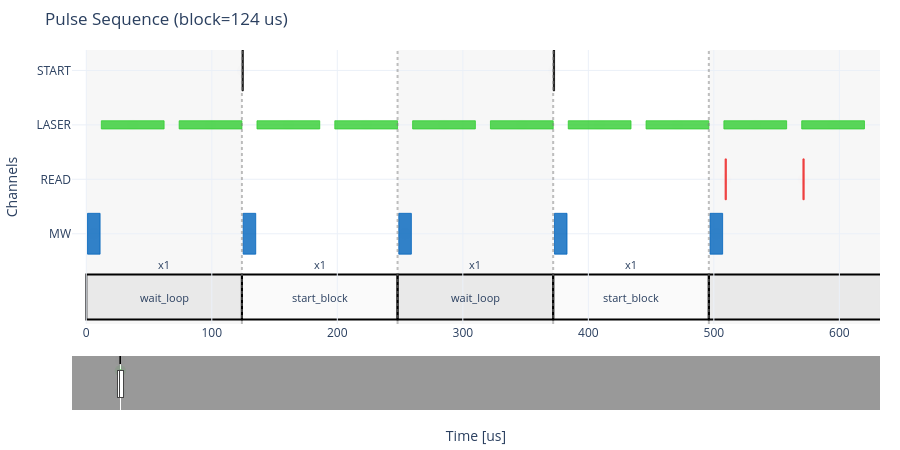

The notebook cell this image was saved under:
### Markdown cell above
## Render Sequence

Set `ps_step` to choose which sequence file to visualize.

### Code cell
ps_step = 0
yaml_path = get_sequence_path(ps_step)

pulses_df, blocks_df, block_duration = load_blocks(yaml_path, expand_repeats=False)

fig = plot_sequence(
    pulses_df,
    blocks_df,
    y_gap=0.4,
    amp_scale=0.3,
    alpha=0.8,
    block_duration=block_duration,
)

if fig is not None:
    fig = add_blocks_lane_to_sequence_figure(
        fig,
        blocks_df[["start", "end", "block", "repeat"]],
        amp_scale=0.6,
    )
    fig.show()

### Figure 1 — Plotly figure (JSON) as saved in the notebook; plotly's stock layout.template omitted (floating-point values rounded to 4 significant figures)
{"data": [{"fill": "toself", "fillcolor": "rgba(0,0,0,0.8)", "hoverinfo": "skip", "line": {"color": "rgba(0,0,0,0.8)", "width": 1}, "mode": "lines", "showlegend": false, "x": [124.1, 125.1, 125.1, 124.1, 124.1], "y": [1.05, 1.05, 1.35, 1.35, 1.05], "type": "scatter"}, {"fill": "toself", "fillcolor": "rgba(0,0,0,0.8)", "hoverinfo": "skip", "line": {"color": "rgba(0,0,0,0.8)", "width": 1}, "mode": "lines", "showlegend": false, "x": [372.1, 373.1, 373.1, 372.1, 372.1], "y": [1.05, 1.05, 1.35, 1.35, 1.05], "type": "scatter"}, {"fill": "toself", "fillcolor": "rgba(50,205,50,0.8)", "hoverinfo": "skip", "line": {"color": "rgba(50,205,50,0.8)", "width": 1}, "mode": "lines", "showlegend": false, "x": [12.0, 62.0, 62.0, 12.0, 12.0], "y": [0.77, 0.77, 0.83, 0.83, 0.77], "type": "scatter"}, {"fill": "toself", "fillcolor": "rgba(50,205,50,0.8)", "hoverinfo": "skip", "line": {"color": "rgba(50,205,50,0.8)", "width": 1}, "mode": "lines", "showlegend": false, "x": [74.0, 124.0, 124.0, 74.0, 74.0], "y": [0.77, 0.77, 0.83, 0.83, 0.77], "type": "scatter"}, {"fill": "toself", "fillcolor": "rgba(50,205,50,0.8)", "hoverinfo": "skip", "line": {"color": "rgba(50,205,50,0.8)", "width": 1}, "mode": "lines", "showlegend": false, "x": [136.0, 186.0, 186.0, 136.0, 136.0], "y": [0.77, 0.77, 0.83, 0.83, 0.77], "type": "scatter"}, {"fill": "toself", "fillcolor": "rgba(50,205,50,0.8)", "hoverinfo": "skip", "line": {"color": "rgba(50,205,50,0.8)", "width": 1}, "mode": "lines", "showlegend": false, "x": [198.0, 248.0, 248.0, 198.0, 198.0], "y": [0.77, 0.77, 0.83, 0.83, 0.77], "type": "scatter"}, {"fill": "toself", "fillcolor": "rgba(50,205,50,0.8)", "hoverinfo": "skip", "line": {"color": "rgba(50,205,50,0.8)", "width": 1}, "mode": "lines", "showlegend": false, "x": [260.0, 310.0, 310.0, 260.0, 260.0], "y": [0.77, 0.77, 0.83, 0.83, 0.77], "type": "scatter"}, {"fill": "toself", "fillcolor": "rgba(50,205,50,0.8)", "hoverinfo": "skip", "line": {"color": "rgba(50,205,50,0.8)", "width": 1}, "mode": "lines", "showlegend": false, "x": [322.0, 372.0, 372.0, 322.0, 322.0], "y": [0.77, 0.77, 0.83, 0.83, 0.77], "type": "scatter"}, {"fill": "toself", "fillcolor": "rgba(50,205,50,0.8)", "hoverinfo": "skip", "line": {"color": "rgba(50,205,50,0.8)", "width": 1}, "mode": "lines", "showlegend": false, "x": [384.0, 434.0, 434.0, 384.0, 384.0], "y": [0.77, 0.77, 0.83, 0.83, 0.77], "type": "scatter"}, {"fill": "toself", "fillcolor": "rgba(50,205,50,0.8)", "hoverinfo": "skip", "line": {"color": "rgba(50,205,50,0.8)", "width": 1}, "mode": "lines", "showlegend": false, "x": [446.0, 496.0, 496.0, 446.0, 446.0], "y": [0.77, 0.77, 0.83, 0.83, 0.77], "type": "scatter"}, {"fill": "toself", "fillcolor": "rgba(50,205,50,0.8)", "hoverinfo": "skip", "line": {"color": "rgba(50,205,50,0.8)", "width": 1}, "mode": "lines", "showlegend": false, "x": [508.0, 558.0, 558.0, 508.0, 508.0], "y": [0.77, 0.77, 0.83, 0.83, 0.77], "type": "scatter"}, {"fill": "toself", "fillcolor": "rgba(50,205,50,0.8)", "hoverinfo": "skip", "line": {"color": "rgba(50,205,50,0.8)", "width": 1}, "mode": "lines", "showlegend": false, "x": [570.0, 620.0, 620.0, 570.0, 570.0], "y": [0.77, 0.77, 0.83, 0.83, 0.77], "type": "scatter"}, {"fill": "toself", "fillcolor": "rgba(238,44,44,0.8)", "hoverinfo": "skip", "line": {"color": "rgba(238,44,44,0.8)", "width": 1}, "mode": "lines", "showlegend": false, "x": [509.0, 510.0, 510.0, 509.0, 509.0], "y": [0.25, 0.25, 0.55, 0.55, 0.25], "type": "scatter"}, {"fill": "toself", "fillcolor": "rgba(238,44,44,0.8)", "hoverinfo": "skip", "line": {"color": "rgba(238,44,44,0.8)", "width": 1}, "mode": "lines", "showlegend": false, "x": [571.0, 572.0, 572.0, 571.0, 571.0], "y": [0.25, 0.25, 0.55, 0.55, 0.25], "type": "scatter"}, {"fill": "toself", "fillcolor": "rgba(0,101,189,0.8)", "hoverinfo": "skip", "line": {"color": "rgba(0,101,189,0.8)", "width": 1}, "mode": "lines", "showlegend": false, "x": [1.0, 11.0, 11.0, 1.0, 1.0], "y": [-0.15, -0.15, 0.15, 0.15, -0.15], "type": "scatter"}, {"fill": "toself", "fillcolor": "rgba(0,101,189,0.8)", "hoverinfo": "skip", "line": {"color": "rgba(0,101,189,0.8)", "width": 1}, "mode": "lines", "showlegend": false, "x": [125.0, 135.0, 135.0, 125.0, 125.0], "y": [-0.15, -0.15, 0.15, 0.15, -0.15], "type": "scatter"}, {"fill": "toself", "fillcolor": "rgba(0,101,189,0.8)", "hoverinfo": "skip", "line": {"color": "rgba(0,101,189,0.8)", "width": 1}, "mode": "lines", "showlegend": false, "x": [249.0, 259.0, 259.0, 249.0, 249.0], "y": [-0.15, -0.15, 0.15, 0.15, -0.15], "type": "scatter"}, {"fill": "toself", "fillcolor": "rgba(0,101,189,0.8)", "hoverinfo": "skip", "line": {"color": "rgba(0,101,189,0.8)", "width": 1}, "mode": "lines", "showlegend": false, "x": [373.0, 383.0, 383.0, 373.0, 373.0], "y": [-0.15, -0.15, 0.15, 0.15, -0.15], "type": "scatter"}, {"fill": "toself", "fillcolor": "rgba(0,101,189,0.8)", "hoverinfo": "skip", "line": {"color": "rgba(0,101,189,0.8)", "width": 1}, "mode": "lines", "showlegend": false, "x": [497.0, 507.0, 507.0, 497.0, 497.0], "y": [-0.15, -0.15, 0.15, 0.15, -0.15], "type": "scatter"}, {"hovertemplate": "%{text}<extra></extra>", "marker": {"color": ["rgba(0,0,0,0.8)", "rgba(0,0,0,0.8)", "rgba(50,205,50,0.8)", "rgba(50,205,50,0.8)", "rgba(50,205,50,0.8)", "rgba(50,205,50,0.8)", "rgba(50,205,50,0.8)", "rgba(50,205,50,0.8)", "rgba(50,205,50,0.8)", "rgba(50,205,50,0.8)", "rgba(50,205,50,0.8)", "rgba(50,205,50,0.8)", "rgba(238,44,44,0.8)", "rgba(238,44,44,0.8)", "rgba(0,101,189,0.8)", "rgba(0,101,189,0.8)", "rgba(0,101,189,0.8)", "rgba(0,101,189,0.8)", "rgba(0,101,189,0.8)"], "opacity": 0.01, "size": 12}, "mode": "markers", "showlegend": false, "text": ["block: start_block (#1)<br>channel: START<br>pulse: pulse1<br>t0=124.1 -> t1=125.1<br>duration=1<br>amplitude=1<br>frequency=0<br>phase=0", "block: start_block (#3)<br>channel: START<br>pulse: pulse1<br>t0=372.1 -> t1=373.1<br>duration=1<br>amplitude=1<br>frequency=0<br>phase=0", "block: wait_loop (#0)<br>channel: LASER<br>pulse: pulse1<br>t0=12 -> t1=62<br>duration=50<br>amplitude=0.2<br>frequency=2.5e+08<br>phase=0", "block: wait_loop (#0)<br>channel: LASER<br>pulse: pulse2<br>t0=74 -> t1=124<br>duration=50<br>amplitude=0.2<br>frequency=2.5e+08<br>phase=0", "block: start_block (#1)<br>channel: LASER<br>pulse: pulse1<br>t0=136 -> t1=186<br>duration=50<br>amplitude=0.2<br>frequency=2.5e+08<br>phase=0", "block: start_block (#1)<br>channel: LASER<br>pulse: pulse2<br>t0=198 -> t1=248<br>duration=50<br>amplitude=0.2<br>frequency=2.5e+08<br>phase=0", "block: wait_loop (#2)<br>channel: LASER<br>pulse: pulse1<br>t0=260 -> t1=310<br>duration=50<br>amplitude=0.2<br>frequency=2.5e+08<br>phase=0", "block: wait_loop (#2)<br>channel: LASER<br>pulse: pulse2<br>t0=322 -> t1=372<br>duration=50<br>amplitude=0.2<br>frequency=2.5e+08<br>phase=0", "block: start_block (#3)<br>channel: LASER<br>pulse: pulse1<br>t0=384 -> t1=434<br>duration=50<br>amplitude=0.2<br>frequency=2.5e+08<br>phase=0", "block: start_block (#3)<br>channel: LASER<br>pulse: pulse2<br>t0=446 -> t1=496<br>duration=50<br>amplitude=0.2<br>frequency=2.5e+08<br>phase=0", "block: block_0 (#4) x4010<br>channel: LASER<br>pulse: pulse1<br>t0=508 -> t1=558<br>duration=50<br>amplitude=0.2<br>frequency=2.5e+08<br>phase=0", "block: block_0 (#4) x4010<br>channel: LASER<br>pulse: pulse2<br>t0=570 -> t1=620<br>duration=50<br>amplitude=0.2<br>frequency=2.5e+08<br>phase=0", "block: block_0 (#4) x4010<br>channel: READ<br>pulse: pulse1<br>t0=508.97 -> t1=509.97<br>duration=1<br>amplitude=1<br>frequency=0<br>phase=0", "block: block_0 (#4) x4010<br>channel: READ<br>pulse: pulse2<br>t0=570.97 -> t1=571.97<br>duration=1<br>amplitude=1<br>frequency=0<br>phase=0", "block: wait_loop (#0)<br>channel: MW<br>pulse: pulse1<br>t0=1 -> t1=11<br>duration=10<br>amplitude=1<br>frequency=0<br>phase=0", "block: start_block (#1)<br>channel: MW<br>pulse: pulse1<br>t0=125 -> t1=135<br>duration=10<br>amplitude=1<br>frequency=0<br>phase=0", "block: wait_loop (#2)<br>channel: MW<br>pulse: pulse1<br>t0=249 -> t1=259<br>duration=10<br>amplitude=1<br>frequency=0<br>phase=0", "block: start_block (#3)<br>channel: MW<br>pulse: pulse1<br>t0=373 -> t1=383<br>duration=10<br>amplitude=1<br>frequency=0<br>phase=0", "block: block_0 (#4) x4010<br>channel: MW<br>pulse: pulse1<br>t0=497 -> t1=507<br>duration=10<br>amplitude=1<br>frequency=0<br>phase=0"], "x": [124.6, 372.6, 37.0, 99.0, 161.0, 223.0, 285.0, 347.0, 409.0, 471.0, 533.0, 595.0, 509.5, 571.5, 6.0, 130.0, 254.0, 378.0, 502.0], "y": [1.2, 1.2, 0.8, 0.8, 0.8, 0.8, 0.8, 0.8, 0.8, 0.8, 0.8, 0.8, 0.4, 0.4, 0.0, 0.0, 0.0, 0.0, 0.0], "type": "scatter"}], "layout": {"xaxis": {"rangeslider": {"visible": true}, "title": {"text": "Time [us]"}, "range": [-11.38, 632.4], "zeroline": false}, "yaxis": {"title": {"text": "Channels"}, "tickmode": "array", "tickvals": [1.2, 0.8, 0.4, 0.0], "ticktext": ["START", "LASER", "READ", "MW"], "zeroline": false, "range": [-0.663, 1.35]}, "margin": {"l": 70, "r": 20, "t": 50, "b": 40}, "title": {"text": "Pulse Sequence (block=124 us)"}, "dragmode": "zoom", "hovermode": "closest", "height": 450, "shapes": [{"fillcolor": "rgba(0,0,0,0.03)", "layer": "below", "line": {"width": 0}, "type": "rect", "x0": 0.0, "x1": 124.0, "xref": "x", "y0": 0, "y1": 1, "yref": "y domain"}, {"fillcolor": "rgba(0,0,0,0.03)", "layer": "below", "line": {"width": 0}, "type": "rect", "x0": 248.0, "x1": 372.0, "xref": "x", "y0": 0, "y1": 1, "yref": "y domain"}, {"fillcolor": "rgba(0,0,0,0.03)", "layer": "below", "line": {"width": 0}, "type": "rect", "x0": 496.0, "x1": 497700.0, "xref": "x", "y0": 0, "y1": 1, "yref": "y domain"}, {"line": {"color": "gray", "dash": "dot"}, "opacity": 0.5, "type": "line", "x0": 124.0, "x1": 124.0, "xref": "x", "y0": 0, "y1": 1, "yref": "y domain"}, {"line": {"color": "gray", "dash": "dot"}, "opacity": 0.5, "type": "line", "x0": 248.0, "x1": 248.0, "xref": "x", "y0": 0, "y1": 1, "yref": "y domain"}, {"line": {"color": "gray", "dash": "dot"}, "opacity": 0.5, "type": "line", "x0": 372.0, "x1": 372.0, "xref": "x", "y0": 0, "y1": 1, "yref": "y domain"}, {"line": {"color": "gray", "dash": "dot"}, "opacity": 0.5, "type": "line", "x0": 496.0, "x1": 496.0, "xref": "x", "y0": 0, "y1": 1, "yref": "y domain"}, {"fillcolor": "rgba(0,0,0,0.06)", "layer": "below", "line": {"color": "black", "width": 2}, "type": "rect", "x0": 0.0, "x1": 124.0, "xref": "x", "y0": -0.63, "y1": -0.3, "yref": "y"}, {"fillcolor": "rgba(0,0,0,0.02)", "layer": "below", "line": {"color": "black", "width": 2}, "type": "rect", "x0": 124.0, "x1": 248.0, "xref": "x", "y0": -0.63, "y1": -0.3, "yref": "y"}, {"fillcolor": "rgba(0,0,0,0.06)", "layer": "below", "line": {"color": "black", "width": 2}, "type": "rect", "x0": 248.0, "x1": 372.0, "xref": "x", "y0": -0.63, "y1": -0.3, "yref": "y"}, {"fillcolor": "rgba(0,0,0,0.02)", "layer": "below", "line": {"color": "black", "width": 2}, "type": "rect", "x0": 372.0, "x1": 496.0, "xref": "x", "y0": -0.63, "y1": -0.3, "yref": "y"}, {"fillcolor": "rgba(0,0,0,0.06)", "layer": "below", "line": {"color": "black", "width": 2}, "type": "rect", "x0": 496.0, "x1": 497700.0, "xref": "x", "y0": -0.63, "y1": -0.3, "yref": "y"}], "annotations": [{"font": {"size": 11}, "showarrow": false, "text": "wait_loop", "x": 62.0, "xref": "x", "y": -0.465, "yref": "y"}, {"font": {"size": 11}, "showarrow": false, "text": "x1", "x": 62.0, "xref": "x", "y": -0.3, "yref": "y", "yshift": 10}, {"font": {"size": 11}, "showarrow": false, "text": "start_block", "x": 186.0, "xref": "x", "y": -0.465, "yref": "y"}, {"font": {"size": 11}, "showarrow": false, "text": "x1", "x": 186.0, "xref": "x", "y": -0.3, "yref": "y", "yshift": 10}, {"font": {"size": 11}, "showarrow": false, "text": "wait_loop", "x": 310.0, "xref": "x", "y": -0.465, "yref": "y"}, {"font": {"size": 11}, "showarrow": false, "text": "x1", "x": 310.0, "xref": "x", "y": -0.3, "yref": "y", "yshift": 10}, {"font": {"size": 11}, "showarrow": false, "text": "start_block", "x": 434.0, "xref": "x", "y": -0.465, "yref": "y"}, {"font": {"size": 11}, "showarrow": false, "text": "x1", "x": 434.0, "xref": "x", "y": -0.3, "yref": "y", "yshift": 10}, {"font": {"size": 11}, "showarrow": false, "text": "block_0", "x": 249100.0, "xref": "x", "y": -0.465, "yref": "y"}, {"font": {"size": 11}, "showarrow": false, "text": "x4010", "x": 249100.0, "xref": "x", "y": -0.3, "yref": "y", "yshift": 10}]}}
